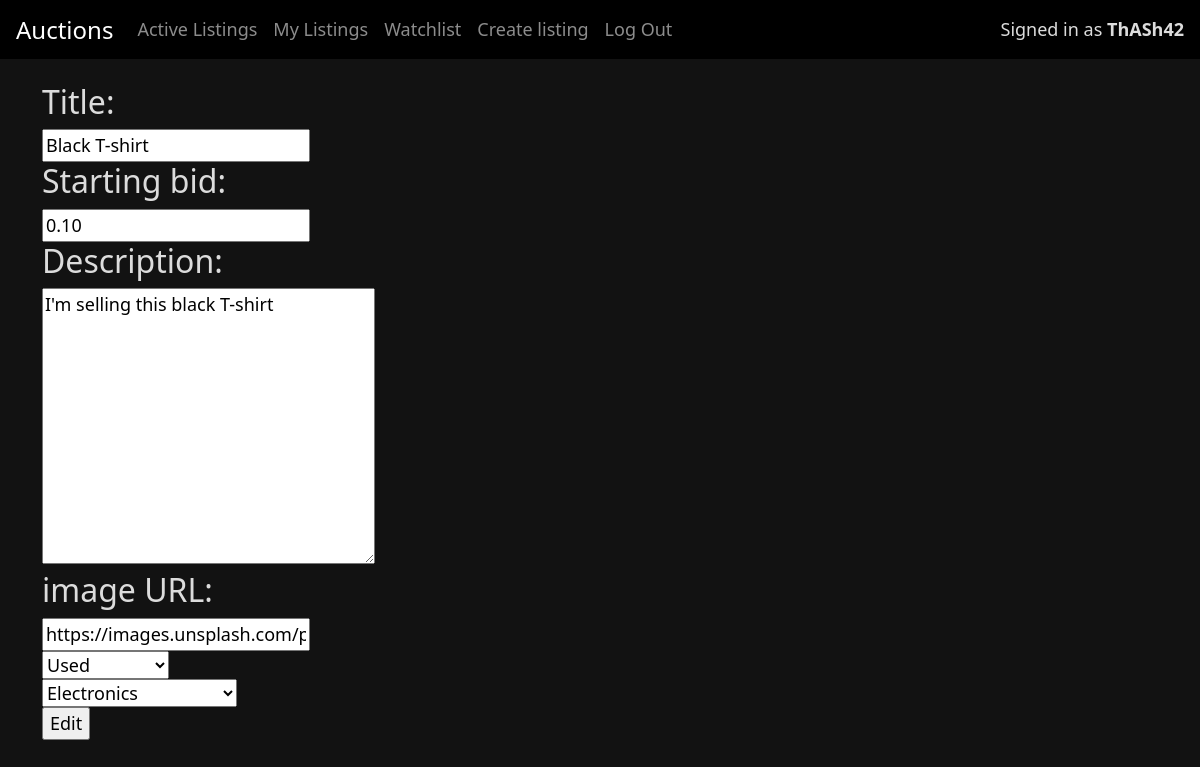
The app's page /4/listing_edit (signed in), older data.
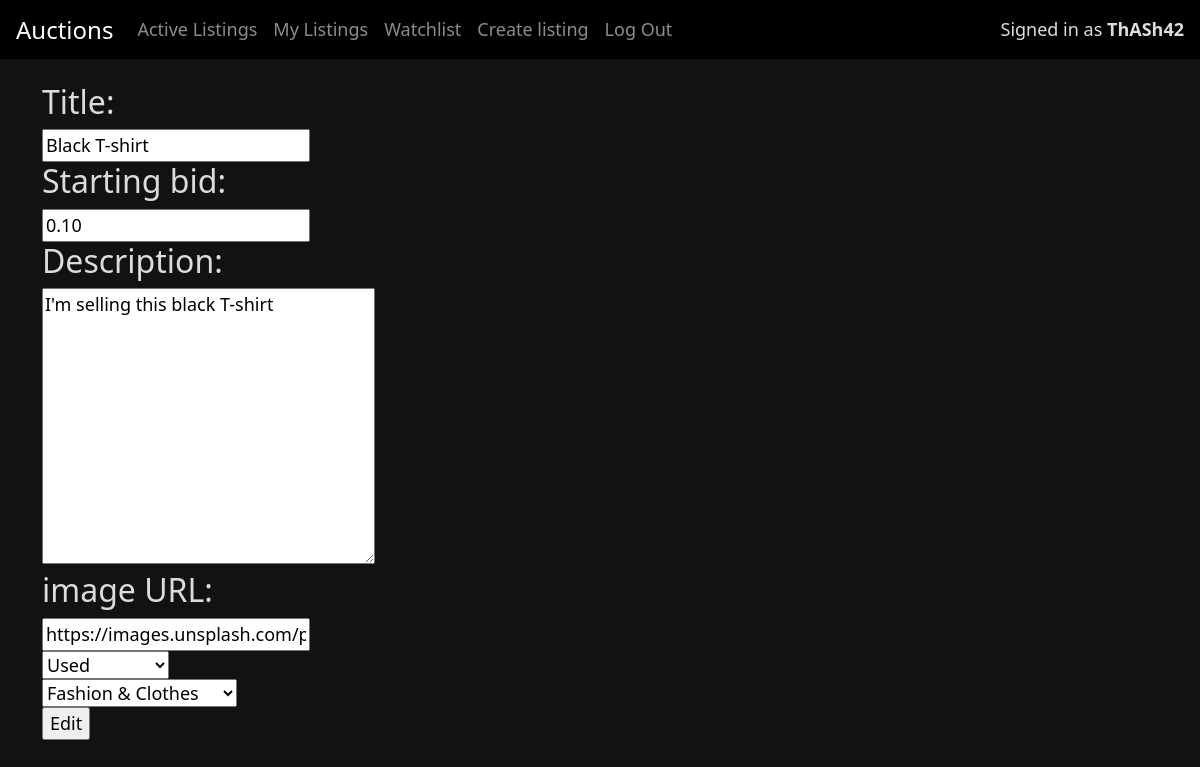
The same page, newer data.
### auctions/models.py (models this page shows, shortened)
class Listing(models.Model):
    owner = models.ForeignKey(User, on_delete=models.CASCADE, related_name="owner")
    title = models.CharField(max_length=64)
    description = models.TextField()
    start_bid = models.DecimalField(max_digits=20, decimal_places=2)
    image = models.URLField(max_length=256)
    bids = models.ManyToManyField(Bid, blank=True, related_name="bids")
    time = models.OneToOneField(Time, on_delete=models.SET_NULL, null=True)
    condition = models.CharField(
        max_length=16, null=True, choices=CONDITION_CHOICES
    )
    category = models.CharField(
        max_length=32, default=None, null=True, blank=True, choices=CATEGORY_CHOICES
    )
    active_status = models.CharField(
        max_length=16, default="active", choices=STATUS_CHOICES
    )
    watchlist = models.ManyToManyField(User, blank=True, related_name="watching_users")
    comments = models.ManyToManyField(Comment, blank=True, related_name="comments")
    winner = models.OneToOneField(
        User, on_delete=models.SET_NULL, blank=True, null=True, default=None
    )

### auctions/views.py (the view, shortened to what this page needs)
# urls.py: path("<int:listing_id>/listing_edit", views.listing_edit, name="listing_edit"),
@login_required
def listing_edit(request, listing_id):
    listing = Listing.objects.get(pk=listing_id)
    if listing.owner != request.user:
        return HttpResponse("You are not authorized to edit this listing.")
    if request.method == "GET":
        return render(request, "auctions/listing_edit.html", {
            "conditions": CONDITION_CHOICES,
            "categories": CATEGORY_CHOICES,
            "listing": listing,
        })

### auctions/templates/auctions/listing_edit.html
{% extends 'auctions/layout.html' %}
{% block body %}
    <form action="{% url 'listing_edit' listing.id %}" method="POST">
        {% include "auctions/listing_input.html" %}
        <input type="submit" value="Edit">
    </form>
{% endblock body %}

### auctions/templates/auctions/listing_input.html (shortened to what this page needs)
<div>
    <h2><label for="listing-input-title">Title:</label></h2>
    <input name="title" value="{{ listing.title }}" id="listing-input-title" type="text" placeholder="Title" autocomplete="off" required>
</div>
<div>
    <h2><label for="listing-input-bid">Starting bid:</label></h2>
    {% if not listing.bids.exists %}
        <input name="start-bid" value="{{ listing.start_bid }}" id="listing-input-bid" type="text" placeholder="Starting bid" autocomplete="off" required>
    {% else %}
        <input name="start-bid" value="{{ listing.start_bid }}" id="listing-input-bid" type="text" placeholder="Starting bid" autocomplete="off" required disabled>
        <p>The starting bid cannot be changed as there are already bids on this listing.</p>
    {% endif %}
</div>
<div>
    <h2><label for="listing-input-description">Description:</label></h2>
    <textarea name="description" value="" id="listing-input-description" cols="30" rows="10" placeholder="Description" required>{{ listing.description }}</textarea>
</div>
<div>
    <h2><label for="listing-input-image">image URL:</label></h2>
    <input name="image-url" value="{{ listing.image }}" id="listing-input-image" type="url" placeholder="image URL" autocomplete="off">
</div>
<div>
    <select name="condition">
        {% for condition_value, condition_text in conditions %}
            {% if condition_value == listing.condition %}
                <option value="{{ condition_value }}" selected>{{ condition_text }}</option>
            {% else %}
                <option value="{{ condition_value }}">{{ condition_text }}</option>
            {% endif %}
        {% endfor %}
    </select>
</div>
<div>
    <select name="category">
        {% for category_value, category_text in categories %}
            {% if category_value == listing.category %}
                <option value="{{ category_value }}" selected>{{ category_text }}</option>
            {% else %}
                <option value="{{ category_value }}">{{ category_text }}</option>
            {% endif %}
        {% endfor %}
    </select>
</div>

Row changes from the older to the newer data that the page shows:
changed Listing "Black T-shirt": category "Electronics" → "Fashion & Clothes"
